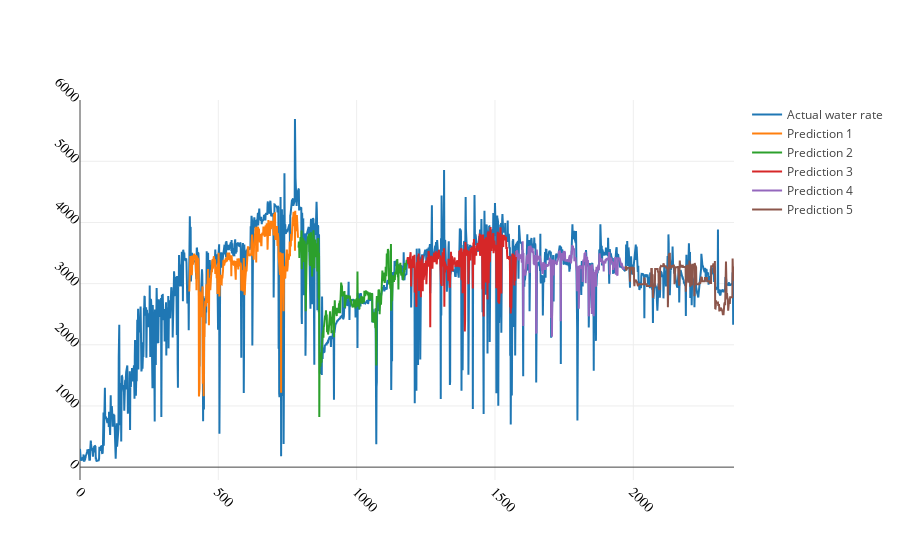

The code cell stored with this chart in its notebook:
### Code cell
trace0 = go.Scatter(x = a[0], y = b[0].reshape(-1,), name = "Prediction 1")
trace1 = go.Scatter(x = a[1], y = b[1].reshape(-1,), name = "Prediction 2")
trace2 = go.Scatter(x = a[2], y = b[2].reshape(-1,), name = "Prediction 3")
trace3 = go.Scatter(x = a[3], y = b[3].reshape(-1,), name = "Prediction 4")
trace4 = go.Scatter(x = a[4], y = b[4].reshape(-1,), name = "Prediction 5")
trace5 = go.Scatter(x = np.arange(len(y_train)), y = scaler_y.inverse_transform(y_train).reshape(-1,), name = 'Actual water rate')

layout = go.Layout(
    xaxis=dict(
        #title='Actual oil rate (m3)',
        titlefont=dict(
            family='Arial, sans-serif',
            size=18,
            #color='lightgrey'
        ),
        showticklabels=True,
        tickangle=45,
        tickfont=dict(
            family='Old Standard TT, serif',
            size=14,
            color='black'
        ),
        exponentformat='e',
        showexponent='all'
    ),
    yaxis=dict(
        #title='Predicted oil rate (m3)',
        titlefont=dict(
            family='Arial, sans-serif',
            size=18,
            #color='lightgrey'
        ),
        showticklabels=True,
        tickangle=45,
        tickfont=dict(
            family='Old Standard TT, serif',
            size=14,
            color='black'
        ),
        exponentformat='e',
        showexponent='all'
    )
)
data =  [trace5,trace0,trace1,trace2,trace3,trace4]
fig = go.Figure(data=data, layout = layout)
py.iplot(fig)

### Figure 1 — Plotly figure (JSON) as saved in the notebook; plotly's stock layout.template omitted (floating-point values rounded to 4 significant figures; data arrays with more than 128 entries replaced by an {"elided": "..."} marker saying what was removed)
{"data": [{"name": "Actual water rate", "type": "scatter", "uid": "f844d62b-dc0a-4a54-a9fa-06751c953f9c", "x": {"elided": "2365 int values"}, "y": {"elided": "2365 float values"}}, {"name": "Prediction 1", "type": "scatter", "uid": "9730b319-336e-45ea-937c-86fdd5fbbbfe", "x": {"elided": "394 int values"}, "y": {"elided": "394 float values"}}, {"name": "Prediction 2", "type": "scatter", "uid": "40a43f69-f97b-4457-8a08-8b7b0ae94750", "x": {"elided": "394 int values"}, "y": {"elided": "394 float values"}}, {"name": "Prediction 3", "type": "scatter", "uid": "48f46fe9-82e7-4743-8cbe-ac7f29a7e79f", "x": {"elided": "394 int values"}, "y": {"elided": "394 float values"}}, {"name": "Prediction 4", "type": "scatter", "uid": "da3a5cdf-b276-47a3-b093-c6233bf83518", "x": {"elided": "394 int values"}, "y": {"elided": "394 float values"}}, {"name": "Prediction 5", "type": "scatter", "uid": "2bf26bbf-b4c1-4774-a197-5f182d2275ea", "x": {"elided": "394 int values"}, "y": {"elided": "394 float values"}}], "layout": {"xaxis": {"exponentformat": "e", "showexponent": "all", "showticklabels": true, "tickangle": 45, "tickfont": {"color": "black", "family": "Old Standard TT, serif", "size": 14}, "title": {"font": {"family": "Arial, sans-serif", "size": 18}}}, "yaxis": {"exponentformat": "e", "showexponent": "all", "showticklabels": true, "tickangle": 45, "tickfont": {"color": "black", "family": "Old Standard TT, serif", "size": 14}, "title": {"font": {"family": "Arial, sans-serif", "size": 18}}}}}
